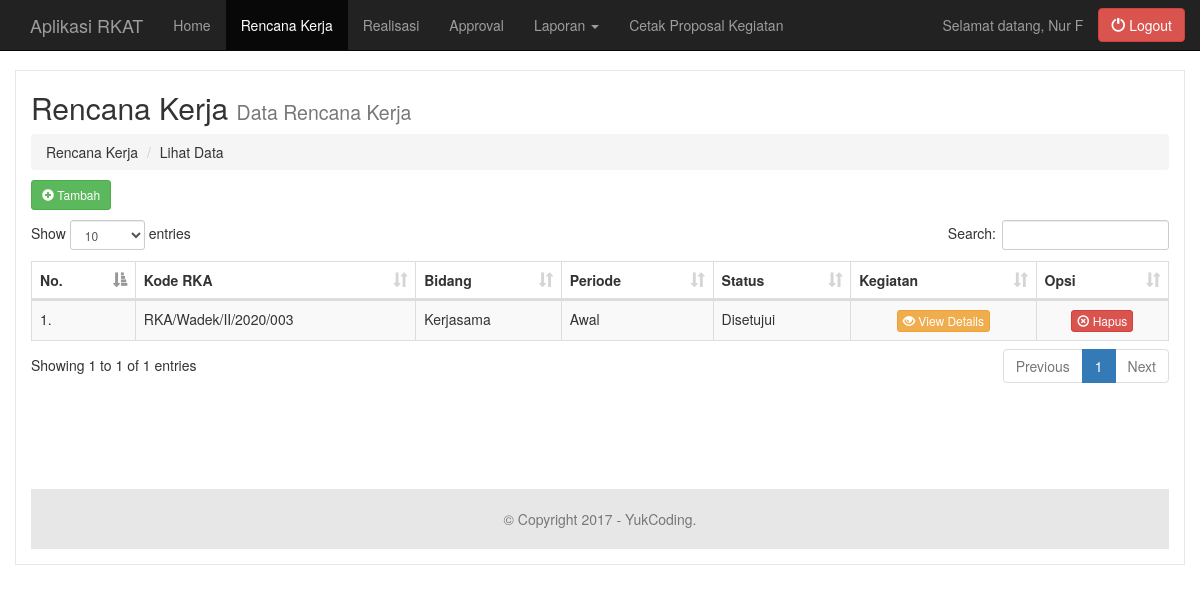
The page /?page=rka (signed in) on the database its author committed.
### tables this page shows
CREATE TABLE `tb_rencanakerja` (
  `id_rka` int(4) NOT NULL,
  `kode_rka` varchar(50) NOT NULL,
  `id_bidang` int(4) NOT NULL,
  `periode` enum('awal','akhir') NOT NULL,
  `unit_kerja` int(4) NOT NULL,
  `status_approval` enum('disetujui','menunggu') NOT NULL
);

CREATE TABLE `tb_kegiatan` (
  `id_kegiatan` int(4) NOT NULL,
  `kode_rka` varchar(50) NOT NULL,
  `latar_belakang` text NOT NULL,
  `maksud` text NOT NULL,
  `tujuan` text NOT NULL,
  `judul_kegiatan` text NOT NULL,
  `tgl_awal` date NOT NULL,
  `tgl_akhir` date NOT NULL,
  `tempat` varchar(150) NOT NULL,
  `peserta` text NOT NULL,
  `jumlah_hari` int(4) NOT NULL,
  `p_penanggungjawab` varchar(100) NOT NULL,
  `p_ketua` varchar(100) NOT NULL,
  `p_sekretaris` varchar(100) NOT NULL,
  `p_bendahara` varchar(100) NOT NULL,
  `p_instruktur` varchar(100) NOT NULL,
  `p_asisten` varchar(100) NOT NULL,
  `b_kesekretariatan` int(8) NOT NULL,
  `b_konsumsi` int(8) NOT NULL,
  `b_honorarium` int(8) NOT NULL,
  `b_total` int(8) NOT NULL
);

CREATE TABLE `tb_bidanggarapan` (
  `id_bidang` int(4) NOT NULL,
  `nama_bidang` varchar(50) NOT NULL
);

### views/rencanakerja.php (the view, shortened to what the rows shown need)
<div class="row">
	<div class="col-lg-12">
	    <h2>Rencana Kerja <small>Data Rencana Kerja</small></h2>
	</div>
</div>
<div class="row">
	<?php
	if(@$_GET['act'] == '') { ?>
		<div class="col-lg-12">
			<div class="table-responsive">
				<table class="table table-bordered table-hover table-striped" id="dataTables-rka">
					<thead>
						<tr>
							<th>No.</th>
							<th>Kode RKA</th>
							<th>Bidang</th>
							<th>Periode</th>
							<th>Status</th>
							<th>Kegiatan</th>
							<th>Opsi</th>
						</tr>
					</thead>
					<tbody>
						<?php
			            $no = 1;
			            $query = $main->show_rka_join("WHERE tb_rencanakerja.unit_kerja = '$_SESSION[id_user]'");
			            while($data =  $query->fetch_array()) { ?>
				    		<tr>
				                <td><?php echo $no++."."; ?></td>
				                <td><?php echo $data['kode_rka']; ?></td>
				                <td><?php echo $data['nama_bidang']; ?></td>
				                <td><?php echo ucfirst($data['periode']); ?></td>
								<td><?php echo ucfirst($data['status_approval']); ?></td>
								<td align="center">
									<a data-toggle="modal" data-target="#view_keg" class="btn btn-warning btn-xs" id="view_kegiatan" data-koderka="<?php echo $data['kode_rka']; ?>" data-latar="<?php echo $data['latar_belakang']; ?>" data-maksud="<?php echo $data['maksud']; ?>" data-tujuan="<?php echo $data['tujuan']; ?>" data-judul="<?php echo $data['judul_kegiatan']; ?>" data-tglawal="<?php echo tgl_indo($data['tgl_awal']); ?>" data-tglakhir="<?php echo tgl_indo($data['tgl_akhir']); ?>" data-tempat="<?php echo $data['tempat']; ?>" data-peserta="<?php echo $data['peserta']; ?>" data-jmlhari="<?php echo $data['jumlah_hari']; ?>" data-penanggungjawab="<?php echo ucwords($data['p_penanggungjawab']); ?>" data-ketua="<?php echo $data['p_ketua']; ?>" data-sekretaris="<?php echo $data['p_sekretaris']; ?>" data-bendahara="<?php echo $data['p_bendahara']; ?>" data-instruktur="<?php echo $data['p_instruktur']; ?>" data-asisten="<?php echo $data['p_asisten']; ?>" data-kesekretariatan="<?php echo "Rp. ".number_format($data['b_kesekretariatan'], 2, ",", "."); ?>" data-konsumsi="<?php echo "Rp. ".number_format($data['b_konsumsi'], 2, ",", "."); ?>" data-honorarium="<?php echo "Rp. ".number_format($data['b_honorarium'], 2, ",", "."); ?>" data-total="<?php echo "Rp. ".number_format($data['b_total'], 2, ",", "."); ?>"><i class="glyphicon glyphicon-eye-open"></i> View Details</a>
								</td>
								<td align="center">
									<a href="?page=rka&act=del&id=<?php echo $data['kode_rka']; ?>" onclick="return confirm('Yakin akan menghapus data?')" class="btn btn-danger btn-xs"><i class="glyphicon glyphicon-remove-circle"></i> Hapus</a>
								</td>
							</tr>
						<?php
						}
						?>
					</tbody>
				</table>
			</div>
		</div>
	<?php
	} else if(@$_GET['act'] == 'add') { ?>
		<div id="add1">
			<div class="col-lg-4 col-lg-offset-4">
				<div class="form-group">
					<?php
					$sql_koderka = $main->koderka_uk($_SESSION['level']);
					$datakode = $sql_koderka->fetch_array();
					$ex = explode('/', $datakode[0]);
					if(date('d') == '01') {
						$e = '001';
					} else {
						if($datakode[0]) {
							$kode = $ex[4]+1;
							$e = '00'.$kode;
						} else { $e = '001'; }
					}
					$a = 'RKA';
					$b = ucwords($_SESSION['level']);
					$c = array('','I','II','III','IV','V','VI','VII','VIII','IX','X','XI','XII');
					$d = date('Y');
					$kode_rka = $a.'/'.$b.'/'.$c[date('n')].'/'.$d.'/'.$e;
					?>
	  				<label for="kode_rka">Kode RKA</label>
	 				<input type="text" class="form-control" name="kode_rka" id="kode_rka" value="<?php echo $kode_rka; ?>">
				</div>
				<div class="form-group">
					<label for="id_bidang">Bidang Garapan</label>
					<select class="form-control" name="id_bidang" id="id_bidang">
					    <option value="">- Pilih Bidang Garapan -</option>
						<?php
						include "controllers/Admin.php";
						$adm = new Admin($connection);
						$query_bg = $adm->show_bidanggarapan();
						while($data_bg = $query_bg->fetch_object()) {
						    echo '<option value="'.$data_bg->id_bidang.'">'.$data_bg->nama_bidang.'</option>';
						} ?>
					</select>
				</div>
				<div class="form-group">
					<label>Periode</label>
					<div class="radio" style="margin-top: 0px">
						<label class="radio-inline"><input type="radio" value="awal" name="periode" id="periode">Awal</label>
						<label class="radio-inline"><input type="radio" value="akhir" name="periode" id="periode">Akhir</label>
					</div>
				</div>
				<div class="form-group pull-right">
					<button class="btn btn-default" id="next">Next <i class="glyphicon glyphicon-arrow-right"></i></button>
				</div>
			</div>
		</div>
		<script type="text/javascript">
		$("#next").click(function() {
			var kode_rka = $("#kode_rka").val();
			var id_bidang = $("#id_bidang").val();
			var periode = $("input[name=periode]:checked").val();
			if(kode_rka == '') {
				$("#kode_rka").focus();
			} else if(id_bidang == '') {
				$("#id_bidang").focus();
			} else if($("input[name=periode]").is(":checked") == false) {
				$("#periode").focus();
			} else {
				$("#koderka").val(kode_rka); $("#idbidang").val(id_bidang); $("#priode").val(periode);
				$("#add1").hide();
				$("#add2").fadeIn(1000);
			}
		})
		</script>
		<div id="add2" style="display: none">
			<div class="col-lg-12">
				<div class="form-group">
					<button class="btn btn-default" id="back"><i class="glyphicon glyphicon-arrow-left"></i> Back</button>
				</div>
			</div>
			<form id="form" action="" method="post">
				<div class="col-lg-10 col-lg-offset-1">
					<input type="hidden" name="kode_rka" id="koderka">
					<input type="hidden" name="id_bidang" id="idbidang">
					<input type="hidden" name="periode" id="priode">
					<div class="form-group">
						<small>* Perhatian! Jika data memang tidak ada / kosong, silakan isi dengan tanda ( - ) pada inputan text dan isi ( 0 ) pada inputan angka.</small><br>
		  				<label>I. PENDAHULUAN</label>
		 				<textarea class="form-control" name="latar_belakang" placeholder="Latar Belakang Masalah" required></textarea>
					</div>
					<div class="form-group">
		  				<label>II. MAKSUD DAN TUJUAN</label>
		 				<textarea class="form-control" name="maksud" placeholder="Maksud dari kegiatan ini adalah" required></textarea>
					</div>
		 			<div class="form-group">
		 				<textarea class="form-control" name="tujuan" placeholder="Tujuan yang ingin dicapai" required></textarea>
					</div>
					<div class="form-group">
						<div>
							<label>III. RENCANA KEGIATAN</label>
						</div>
						<div>
							<label>A. Nama Kegiatan</label>
						</div>
						<div class="row">
			  				<span class="col-lg-1">Judul</span>
			  				<div class="col-lg-6">
				  				<input type="text" name="judul" class="form-control" placeholder="Judul kegiatan" required>
		  					</div>
	  					</div>
	  				</div>
	  				<div class="form-group">
	  					<div>
							<label>B. Pelaksanaan</label>
	  					</div>
	  					<div>
							<label style="font-weight: normal">Kegiatan ini akan dilaksanakan pada :</label>
	  					</div>
	  					<div class="row">
			  				<span class="col-lg-1">Tanggal</span>
			  				<div class="col-lg-3">
				  				Start : <input type="date" name="tgl_awal" class="form-control" required>
		  					</div>
		  					<div class="col-lg-3">
				  				End : <input type="date" name="tgl_akhir" class="form-control" required>
		  					</div>
	  					</div>
					</div>
					<div class="form-group">
						<div class="row">
			  				<span class="col-lg-1">Tempat</span>
			  				<div class="col-lg-6">
				  				<input type="text" name="tempat" class="form-control" placeholder="Tempat" required>
		  					</div>
	  					</div>
					</div>
					<div class="form-group">
		  				<label>C. Peserta</label>
		 				<textarea class="form-control" name="peserta" id="peserta" required></textarea>
					</div>
					<div class="form-group">
	  					<div>
							<label>D. Jadwal kegiatan</label>
	  					</div>
	  					<div class="row">
			  				<span class="col-lg-1">Hari</span>
		  					<div class="col-lg-3">
				  				<input type="number" name="jumlah_hari" class="form-control" placeholder="Hari kerja" required>
		  					</div>
	  					</div>
					</div>
					<div class="form-group">
						<div>
							<label>IV. KEPANITIAAN</label>
						</div>
						<div>
							<label style="font-weight: normal">Susunan kepanitiaan kegiatan ini adalah sebagai berikut :</label>
						</div>
						<div class="row">
			  				<span class="col-lg-2">Penanggung Jawab</span>
			  				<div class="col-lg-5">
				  				<input type="text" name="p_penanggungjawab" value="<?php echo @$_SESSION['user'] ?>" class="form-control" required readonly>
		  					</div>
	  					</div>
	  				</div>
	  				<div class="form-group">
						<div class="row">
			  				<span class="col-lg-2">Ketua</span>
			  				<div class="col-lg-5">
				  				<input type="text" name="p_ketua" class="form-control" required>
		  					</div>
	  					</div>
	  				</div>
	  				<div class="form-group">
						<div class="row">
			  				<span class="col-lg-2">Sekretaris/Koordinator</span>
			  				<div class="col-lg-5">
				  				<input type="text" name="p_sekretaris" class="form-control" required>
		  					</div>
	  					</div>
	  				</div>
	  				<div class="form-group">
						<div class="row">
			  				<span class="col-lg-2">Bendahara</span>
			  				<div class="col-lg-5">
				  				<input type="text" name="p_bendahara" class="form-control" required>
		  					</div>
	  					</div>
	  				</div>
	  				<div class="form-group">
						<div class="row">
			  				<span class="col-lg-2">Instruktur</span>
			  				<div class="col-lg-5">
				  				<input type="text" name="p_instruktur" class="form-control" required>
		  					</div>
	  					</div>
	  				</div>
	  				<div class="form-group">
						<div class="row">
			  				<span class="col-lg-2">Asisten</span>
			  				<div class="col-lg-5">
				  				<input type="text" name="p_asisten" class="form-control" required>
		  					</div>
	  					</div>
	  				</div>
					<div class="form-group">
						<div>
							<label>V. ANGGARAN BIAYA</label>
						</div>
						<div class="row">
			  				<span class="col-lg-2">A. Kesekretariatan</span>
			  				<div class="col-lg-5">
				  				<input type="number" name="b_sktriat" id="b_sktriat" class="form-control" required>
		  					</div>
	  					</div>
	  				</div>
	  				<div class="form-group">
						<div class="row">
			  				<span class="col-lg-2">B. Konsumsi</span>
			  				<div class="col-lg-5">
				  				<input type="number" name="b_konsumsi" id="b_konsumsi" class="form-control" required>
		  					</div>
	  					</div>
	  				</div>
	  				<div class="form-group">
						<div class="row">
			  				<span class="col-lg-2">C. Honorarium</span>
			  				<div class="col-lg-5">
				  				<input type="number" name="b_honorarium" id="b_honorarium" class="form-control" required>
		  					</div>
	  					</div>
	  				</div>
	  				<div class="form-group">
						<div class="row">
			  				<span class="col-lg-2">Total</span>
			  				<div class="col-lg-5">
				  				<input type="number" name="b_total" id="b_total" class="form-control" required>
		  					</div>
	  					</div>
	  				</div>
	  				<script type="text/javascript">
	  				function total() {
	  					var b_sktriat = $("#b_sktriat").val();
	  					var b_konsumsi = $("#b_konsumsi").val();
	  					var b_honorarium = $("#b_honorarium").val();
	  					if(b_sktriat != '' && b_konsumsi != '') {
		  					var total = parseInt(b_sktriat) + parseInt(b_konsumsi) + parseInt(b_honorarium);
	  					} else if(b_sktriat != '' && b_konsumsi == '') {
	  						var total = parseInt(b_sktriat) + parseInt(b_honorarium);
	  					} else if(b_sktriat == '' && b_konsumsi != '') {
	  						var total = parseInt(b_konsumsi) + parseInt(b_honorarium);
	  					} else if(b_sktriat == '' && b_konsumsi == '') {
	  						var total = parseInt(b_honorarium);
	  					}
	  					$("#b_total").val(total);
	  				}
	  				$("#b_honorarium").keyup(function() {
	  					total();
	  				});
	  				</script>
	  				<div class="form-group">
	  					<div>
							<label>VI. PENUTUP</label>
	  					</div>
	  					<div>
							<span>&nbsp; &nbsp; &nbsp; &nbsp; Dengan demikian proposal ini dibuat dengan acuan atas pelaksanaan kegiatan yang dimaksud di atas. Hal-hal yang belum tersebut dalam proposal ini dapat ditambahkan kemudian.</span> <span>Atas perhatian dan kerjasama semua pihak yang turut membantu suksesnya acara ini kami ucapkan terimakasih.</span>
	  					</div>
	  				</div>
	  				<div class="row">
						<div class="col-lg-3 col-lg-offset-9">
							<div>
								Jakarta, <?php echo date('d/m/Y'); ?>
							</div>
							<div>
								Panitia Pelaksana
							</div>
							<br>
							<br>
							<br>
							<div>
								Penanggung Jawab
							</div>
						</div>
	  				</div>
	  				<br>
	  				<br>
					<div class="form-group">
						<button class="btn btn-success btn-lg" type="submit">Save</button>
						<button class="btn btn-danger btn-lg" type="reset">Reset</button>
					</div>
				</div>
			</form>
			<script type="text/javascript">
			$(document).ready(function(e) {
				$("#form").on("submit", (function(e) {
					e.preventDefault();
					$.ajax({
						url : 'views/proses.php?page=add_rka',
						type : 'POST',
						data : new FormData(this),
						contentType : false,
						cache : false,
						processData : false,
						success : function(msg) {
							window.location='/rkat/?page=rka';
						}
					});
				}));
			});
			$("#back").click(function() {
				$("#add2").hide();
				$("#add1").fadeIn(1000);
			})
			</script>
		</div>
	<?php
	} else if(@$_GET['act'] == 'del') {
		$main->del_rka($_GET['id']);
	} ?>
</div>

### rows shown on the page
tb_rencanakerja: tb_kegiatan.kode_rka "RKA/Wadek/II/2020/003", id_bidang.nama_bidang "Kerjasama", periode "Awal", status_approval "Disetujui"
